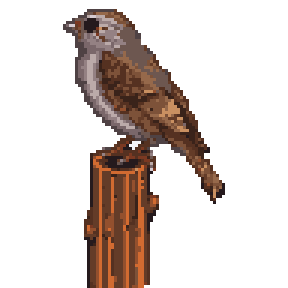
#> input picture assets/src/sparrow-1x-raw-pixelized.png, 96 x 96 px (shown 3 times larger)
$ python finish_sparrow.py
#> lines starting #> are read from the running program, lines starting #| are printed output that depends on the picture
"""Hand fixes on the pixelized sparrow, then the x4 About illustration.

  python3 assets/src/finish_sparrow.py

In:  assets/src/sparrow-1x-raw-pixelized.png  (pixelgen output, 96x96, untouched)
Out: assets/src/sparrow-1x.png                (96x96, fixed)
     assets/sparrow.png                       (384x384, nearest-neighbour x4)

Fixes: the model's 5x5 black eye blob -> 2x2 pupil with a pale eye-ring and a brown
stripe behind it; a yellow lore spot between beak and eye; reddish/white feet -> pink.
"""
import os
from PIL import Image

HERE = os.path.dirname(os.path.abspath(__file__))
ASSETS = os.path.dirname(HERE)

PUPIL, RING, FACE, PALE, BROWN = '#251a1d', '#d5cbd1', '#948183', '#bbaaa9', '#643c28'
YELLOW, YELLOW_DK = '#f2c94c', '#c9a227'
PINK, PINK_DK = '#d39a8e', '#9a5c55'


def rgba(h):
    return tuple(int(h[i:i + 2], 16) for i in (1, 3, 5)) + (255,)


def main():
    im = Image.open(os.path.join(HERE, 'sparrow-1x-raw-pixelized.png')).convert('RGBA')
#> im is the input picture: PIL image 96x96 RGBA; mean R, G, B, A 209.8, 199.6, 197.9, 66.3
    put = lambda x, y, c: im.putpixel((x, y), rgba(c))
    # eye: rows 6..10, columns 28..33
    eye = {
        6: [FACE, RING, RING, FACE, FACE],
        7: [RING, PUPIL, PUPIL, RING, BROWN, BROWN],
        8: [RING, PUPIL, PUPIL, RING, FACE],
        9: [FACE, RING, RING, FACE],
        10: [PALE, PALE, PALE, PALE],
    }
    for y, row in eye.items():
        for i, c in enumerate(row):
            if c:
                put(28 + i, y, c)
    # yellow lore, between beak base and eye
    put(26, 7, YELLOW); put(27, 7, YELLOW); put(27, 8, YELLOW_DK)
    # feet: rufous and stray white pixels on the post top -> pink
    for y in range(46, 53):
        for x in range(34, 49):
            r, g, b, a = im.getpixel((x, y))
            if not a:
                continue
            if (r, g, b) == (0x7b, 0x39, 0x22):
                put(x, y, PINK_DK)
            elif min(r, g, b) > 0xe0:
                put(x, y, PINK)
    im.save(os.path.join(HERE, 'sparrow-1x.png'))
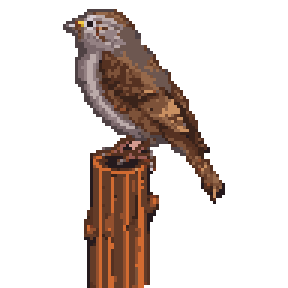
#> saved as sparrow-1x.png: PIL image 96x96 RGBA (shown 3 times larger); mean R, G, B, A 210.1, 199.8, 198.1, 66.3; transparent parts drawn white
    im.resize((im.width * 4, im.height * 4), Image.NEAREST).save(os.path.join(ASSETS, 'sparrow.png'))
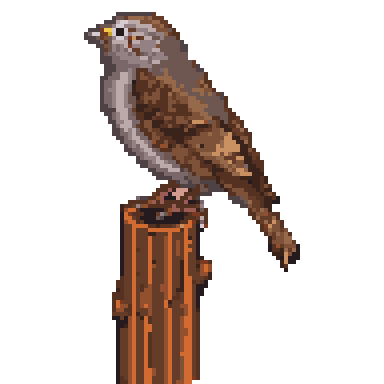
#> saved as sparrow.png: PIL image 384x384 RGBA; mean R, G, B, A 210.1, 199.8, 198.1, 66.3; transparent parts drawn white


if __name__ == '__main__':
    main()
